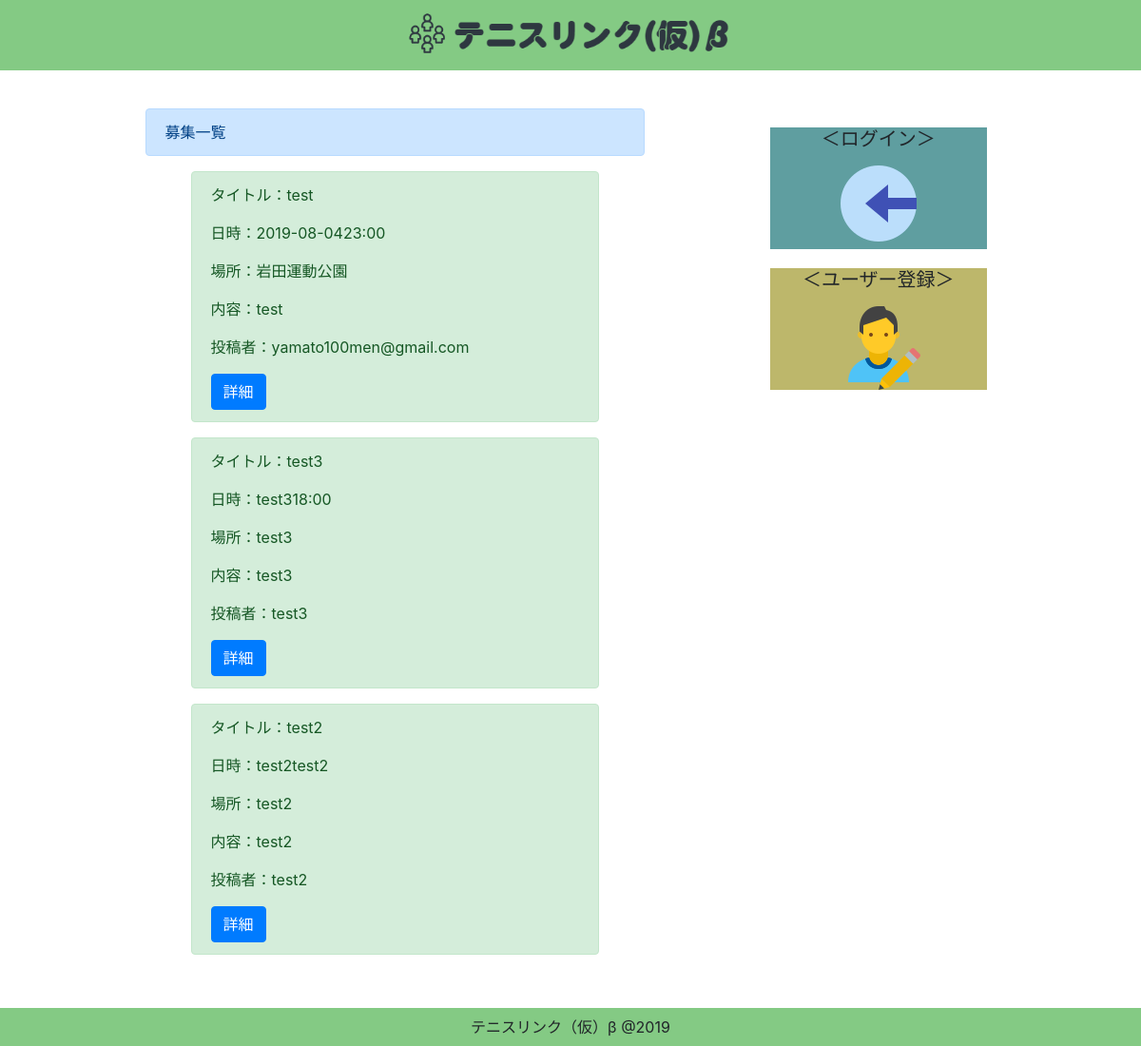
The page /list/ on the database as committed earlier.
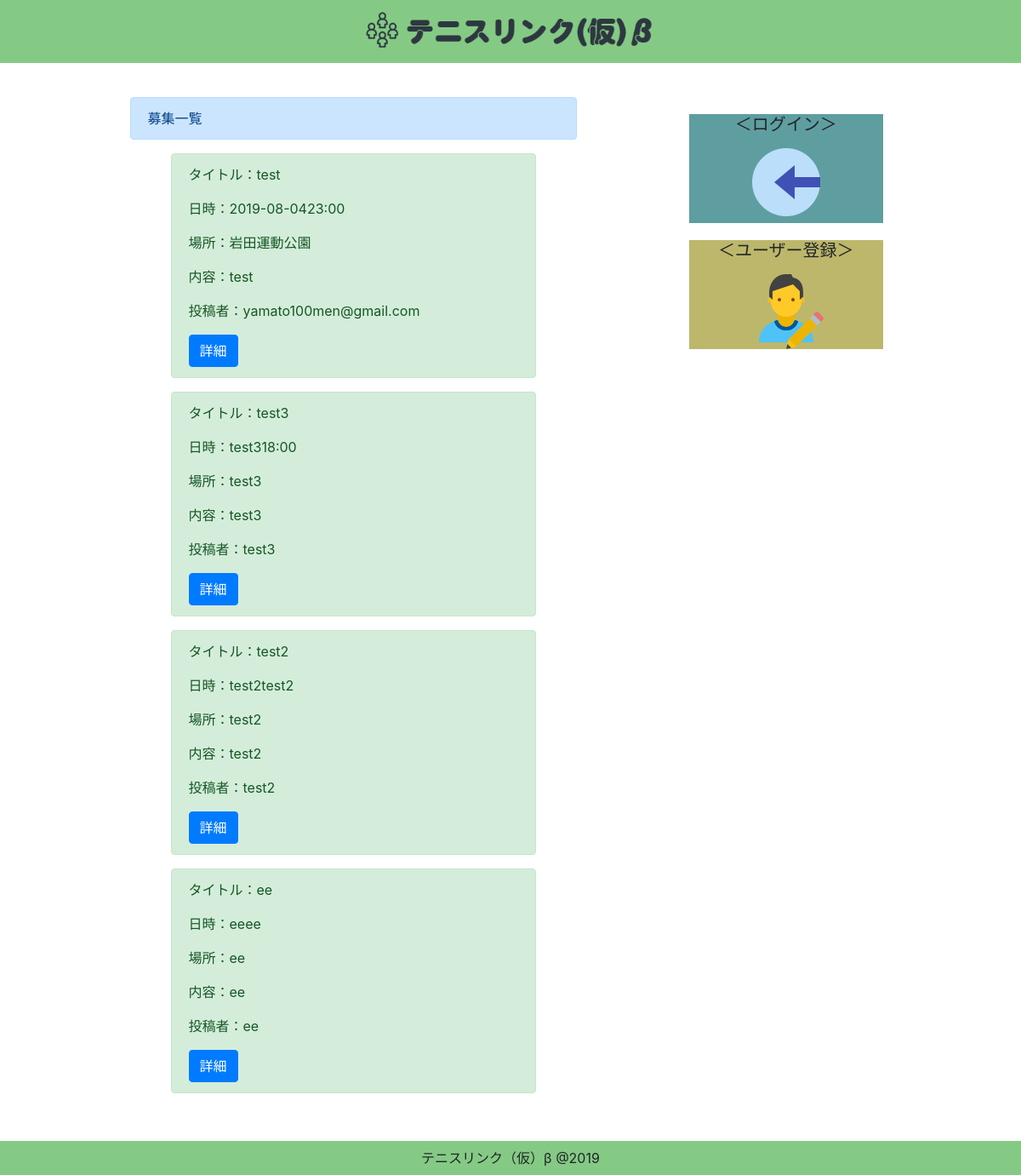
The same page on the database as committed later.
### matchapp/models.py (models this page shows)
class TennisModel(models.Model):
    title = models.CharField(max_length=100)
    content = models.TextField()
    author = models.CharField(max_length=100)
    date = models.CharField(max_length=100, null=True)
    time = models.CharField(max_length=100, null=True)
    place = models.CharField(max_length=100, null=True)

### matchapp/views.py (the view)
# urls.py: path('list/', listfunc, name='list'),
def listfunc(request):
    object_list = TennisModel.objects.all()
    return render(request, 'matchapp/list.html', {'object_list':object_list})

### matchapp/templates/matchapp/list.html (shortened to what this page needs)
{% extends 'matchapp/base.html' %}
{% load static %}
{% block content %}
<div class="py-4">
    <div class="container">
        <div class="row">
            <div class='col-md-6 offset-md-1'>
                <div class="alert alert-primary" role="alert">
                    募集一覧
                </div>
                {% for item in object_list %}
                <div class="alert alert-success  mx-5 my-3" role="alert">
                    <p>タイトル：{{item.title}}</p>
		    <p>日時：{{item.date}}{{item.time}}</p>
		    <p>場所：{{item.place}}</p>
		    <p>内容：{{item.content}}</p>
		    <p>投稿者：{{item.author}}</p>
                    <a href="{% url 'detail' item.pk %}" class="btn btn-primary btn" role="button" aria-pressed="true">詳細</a>
                </div>
                {% endfor %}
            </div>
            <div class="col-md-3 offset-md-1">
                <div style="background-color: cadetblue; text-align:center; margin: 20px 10px;">
                    <h5>＜ログイン＞</h5>
                    <a href="{% url 'register:login' %}"><img src="{% static 'login.png' %}" alt="ログイン"></a>
                </div>
                <div style="background-color: darkkhaki; text-align:center; margin: 20px 10px;">
                    <h5>＜ユーザー登録＞</h5>
                    <a href="{% url 'register:user_create' %}"><img src="{% static 'register.png' %}" alt="ユーザー登録"></a>
                </div>
            </div>
        </div>
    </div>
</div>
{% endblock content %}

Rows that differ between the two databases and show on the page:
added TennisModel: title "ee", date "ee", time "ee", place "ee", content "ee", author "ee"
